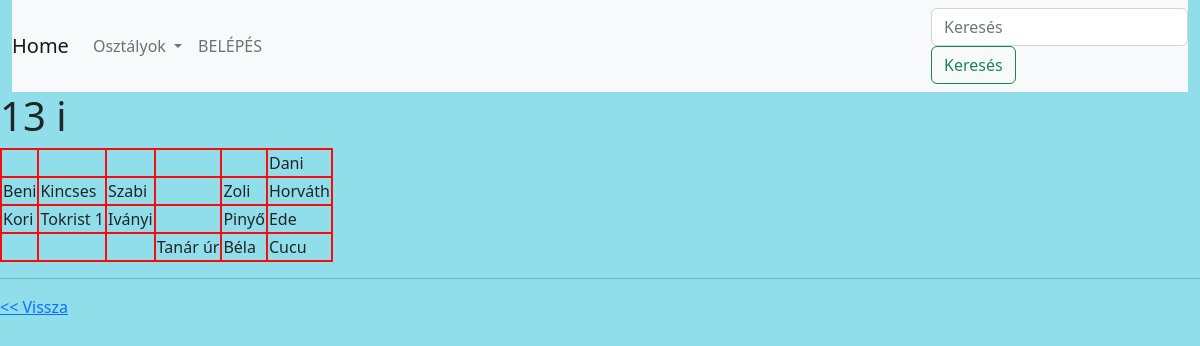
The page / on the database its author committed.
### tables this page shows
CREATE TABLE `szemelyek` (
  `szemelyId` int(11) NOT NULL,
  `nev` varchar(100) NOT NULL,
  `osztalyId` int(11) NOT NULL,
  `sor` tinyint(4) NOT NULL,
  `oszlop` tinyint(4) NOT NULL,
  `felhasznaloNev` varchar(10) DEFAULT NULL,
  `jelszo` varchar(32) DEFAULT NULL
);

### controller/index.php (called while the page is built, shortened)
<?php
$osztalyPeldany = new Osztaly($osztaly, $db);
$osztalyok = $osztalyPeldany->getAll($db);
$sql = "SELECT szemelyId, nev, sor, oszlop FROM szemelyek WHERE osztalyId = ".$osztaly;
$sql .= " ORDER BY sor ASC, oszlop ASC";
$result = $db->dbSelect($sql);
require 'view/index/index.php';
?>

### model/Osztaly.php (called while the page is built, shortened)
<?php
require_once 'db.inc.php';
class Osztaly {
    function __construct($osztalyId, $db) {
        $sql = "SELECT osztalyNev FROM osztalyok WHERE osztalyId = ".$osztalyId;
        if ($result = $db->dbSelect($sql)) {
            $osztalySor = $result->fetch_assoc();
        }
    }
    public function getAll($db) {
        $osztalyok = array();
        $sql = "SELECT osztalyId, osztalyNev FROM osztalyok ";
        if($result = $db->dbSelect($sql)) {
            while($row = $result->fetch_assoc()) {
                $osztalyok[$row['osztalyId']] = $row['osztalyNev'];
            }
        }
        return $osztalyok;
    }
}
?>

### db.inc.php (called while the page is built, shortened)
<?php
class DataBase {
    private $servername = "mysql.nethely.hu";
    private $username = "ibalint";
    private $password = "sTzyL3k1*d2o9m!@m0xU";
    private $dbname = "ibalint";
    private $conn;
    function __construct() {
        $conn = new mysqli($this->servername, $this->username, $this->password, $this->dbname);
        $this->conn = $conn;
    }
    public function dbSelect($sql) {
        if($result = $this->conn->query($sql)) {
            if ($result->num_rows > 0) {
                return $result;
              }
              else {
                  return NULL;
              }
        }
        elseif($this->conn->error) {
            die("SQL hiba: " . $this->conn->error);
        }
    }
}
?>

### view/index/index.php (the view, shortened to what this page needs)
<?php
include 'view/layout/head.php';
echo "<h1>$osztalyok[$osztaly]</h1>";
    $osztalyTerem = array();
    if ($result) {
        while($row = $result->fetch_assoc()) {
            $osztalyTerem[$row['sor']][$row['oszlop']] = $row;
        }
    }
    if ($osztalyTerem) {
        echo '<table>';
        foreach($osztalyTerem as $sor) {
            echo "<tr>";
            for($i=1;$i<7;$i++) {
                if(isset($sor[$i])) {
                    $bg = "";
                    if(isset($_SESSION['id'])) {
                        if($_SESSION['id'] == $sor[$i]['szemelyId']) {
                            echo "<td style=\"color:rgb(101, 1, 252);$bg\">".$sor[$i]['nev'];
                        }
                        else echo "<td style=\"$bg\">".$sor[$i]['nev'];
                    }
                    else echo "<td style=\"$bg\">".$sor[$i]['nev'];
                }
                else {
                    echo "<td> ";
                }
                echo "</td> ";
            }
            echo "</tr>";
        }
        echo '</table>';
    }
    else {
        echo "Nincsenek tanulók eben az osztályban";
    }
include 'view/layout/foot.php';
?>

### view/layout/head.php (style rules this page uses)
table, th, td { border: 2px solid rgb(250, 12, 12); }
body { background-color: rgb(143, 222, 233); }

### rows shown on the page
szemelyek: nev "Dani"
szemelyek: nev "Beni"
szemelyek: nev "Kincses"
szemelyek: nev "Szabi"
szemelyek: nev "Zoli"
szemelyek: nev "Horváth"
szemelyek: nev "Kori"
szemelyek: nev "Tokrist 1"
szemelyek: nev "Iványi"
szemelyek: nev "Pinyő"
szemelyek: nev "Ede"
szemelyek: nev "Tanár úr"
szemelyek: nev "Béla"
szemelyek: nev "Cucu"

### other values the page prints
$osztalyok[$osztaly] "13 i"
